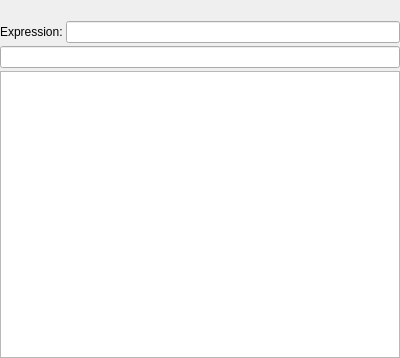
<?xml version="1.0" encoding="UTF-8"?>
<ui version="4.0">
 <class>DockWidget</class>
 <widget class="QDockWidget" name="DockWidget">
  <property name="geometry">
   <rect>
    <x>0</x>
    <y>0</y>
    <width>400</width>
    <height>358</height>
   </rect>
  </property>
  <property name="features">
   <set>QDockWidget::AllDockWidgetFeatures</set>
  </property>
  <property name="windowTitle">
   <string>Expression Evaluator</string>
  </property>
  <widget class="QWidget" name="dockWidgetContents">
   <layout class="QVBoxLayout" name="verticalLayout_2">
    <property name="spacing">
     <number>3</number>
    </property>
    <property name="leftMargin">
     <number>0</number>
    </property>
    <property name="topMargin">
     <number>0</number>
    </property>
    <property name="rightMargin">
     <number>0</number>
    </property>
    <property name="bottomMargin">
     <number>0</number>
    </property>
    <item>
     <widget class="QFrame" name="frame">
      <property name="minimumSize">
       <size>
        <width>0</width>
        <height>18</height>
       </size>
      </property>
      <property name="frameShape">
       <enum>QFrame::NoFrame</enum>
      </property>
      <property name="frameShadow">
       <enum>QFrame::Plain</enum>
      </property>
      <property name="lineWidth">
       <number>0</number>
      </property>
      <widget class="QToolButton" name="toolButton">
       <property name="geometry">
        <rect>
         <x>2</x>
         <y>0</y>
         <width>21</width>
         <height>18</height>
        </rect>
       </property>
       <property name="icon">
        <iconset resource="../MXMhsX.qrc">
         <normaloff>:/CMain/Resources/60.png</normaloff>:/CMain/Resources/60.png</iconset>
       </property>
       <property name="autoRaise">
        <bool>true</bool>
       </property>
      </widget>
      <widget class="QToolButton" name="toolButton_2">
       <property name="geometry">
        <rect>
         <x>24</x>
         <y>0</y>
         <width>21</width>
         <height>18</height>
        </rect>
       </property>
       <property name="icon">
        <iconset resource="../MXMhsX.qrc">
         <normaloff>:/CMain/Resources/59.png</normaloff>:/CMain/Resources/59.png</iconset>
       </property>
       <property name="autoRaise">
        <bool>true</bool>
       </property>
      </widget>
     </widget>
    </item>
    <item>
     <layout class="QHBoxLayout" name="horizontalLayout">
      <item>
       <widget class="QLabel" name="label">
        <property name="text">
         <string>Expression:</string>
        </property>
       </widget>
      </item>
      <item>
       <widget class="QLineEdit" name="lineEdit"/>
      </item>
     </layout>
    </item>
    <item>
     <widget class="QLineEdit" name="lineEdit_2">
      <property name="acceptDrops">
       <bool>false</bool>
      </property>
      <property name="readOnly">
       <bool>true</bool>
      </property>
     </widget>
    </item>
    <item>
     <widget class="QTreeView" name="treeView">
      <property name="editTriggers">
       <set>QAbstractItemView::NoEditTriggers</set>
      </property>
      <property name="alternatingRowColors">
       <bool>true</bool>
      </property>
      <property name="selectionMode">
       <enum>QAbstractItemView::MultiSelection</enum>
      </property>
      <property name="rootIsDecorated">
       <bool>false</bool>
      </property>
      <property name="itemsExpandable">
       <bool>false</bool>
      </property>
      <property name="expandsOnDoubleClick">
       <bool>false</bool>
      </property>
     </widget>
    </item>
   </layout>
  </widget>
 </widget>
 <resources>
  <include location="../MXMhsX.qrc"/>
 </resources>
 <connections/>
</ui>
